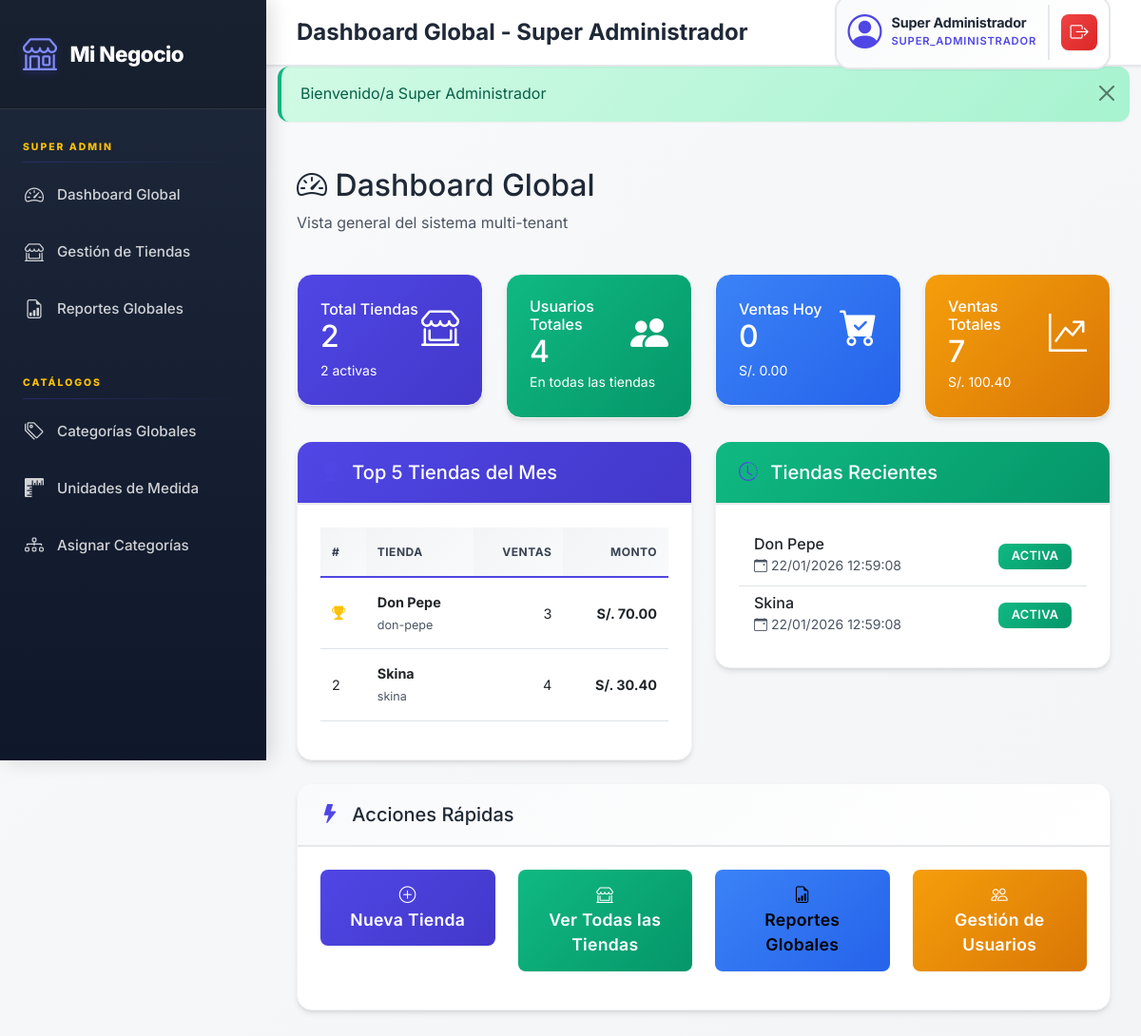
Page /views/super_admin/dashboard.php (signed in) on the committed database.
### tables this page shows
CREATE TABLE `tiendas` (
  `id` int(11) NOT NULL,
  `nombre_negocio` varchar(200) NOT NULL,
  `slug` varchar(100) NOT NULL,
  `ruc` varchar(11) NOT NULL,
  `direccion` varchar(255) NOT NULL,
  `telefono` varchar(20) DEFAULT NULL,
  `email` varchar(100) DEFAULT NULL,
  `logo` varchar(255) DEFAULT NULL,
  `igv` decimal(5,2) NOT NULL DEFAULT 18.00,
  `estado` enum('ACTIVA','SUSPENDIDA') NOT NULL DEFAULT 'ACTIVA',
  `fecha_activacion` date DEFAULT NULL,
  `plan` varchar(50) DEFAULT 'BASICO',
  `monto_mensual` decimal(10,2) DEFAULT 0.00,
  `fecha_ultimo_pago` date DEFAULT NULL,
  `fecha_proximo_pago` date DEFAULT NULL,
  `created_at` timestamp NOT NULL DEFAULT current_timestamp(),
  `updated_at` timestamp NOT NULL DEFAULT current_timestamp() ON UPDATE current_timestamp()
);

### config/config.php (called while the page is built, shortened)
<?php
function formatMoney($amount) {
    return 'S/. ' . number_format($amount ?? 0, 2);
}
function formatDate($date) {
    return date('d/m/Y H:i:s', strtotime($date));
}
function e($value) {
    return htmlspecialchars((string)$value, ENT_QUOTES, 'UTF-8');
}

### views/super_admin/dashboard.php (the view, shortened to what this page needs)
<?php
require_once '../../config/config.php';
include '../layouts/header.php';
$db = Database::getInstance()->getConnection();
$stmt = $db->query("SELECT COUNT(*) as total FROM tiendas");
$total_tiendas = $stmt->fetch()['total'];
$stmt = $db->query("SELECT COUNT(*) as total FROM tiendas WHERE estado = 'ACTIVA'");
$tiendas_activas = $stmt->fetch()['total'];
$stmt = $db->query("SELECT COUNT(*) as total FROM usuarios WHERE rol != 'SUPER_ADMINISTRADOR'");
$total_usuarios = $stmt->fetch()['total'];
$stmt = $db->query("SELECT COUNT(*) as total, SUM(total) as monto FROM ventas WHERE estado = 'PAGADA'");
$ventas_global = $stmt->fetch();
$stmt = $db->query("SELECT COUNT(*) as total, SUM(total) as monto FROM ventas WHERE estado = 'PAGADA' AND DATE(fecha_hora) = CURDATE()");
$ventas_hoy = $stmt->fetch();
$stmt = $db->query("SELECT * FROM tiendas ORDER BY created_at DESC LIMIT 5");
$tiendas_recientes = $stmt->fetchAll();
$stmt = $db->query("
    SELECT t.nombre_negocio, t.slug, COUNT(v.id) as total_ventas, SUM(v.total) as monto_ventas
    FROM tiendas t
    LEFT JOIN ventas v ON t.id = v.tienda_id AND MONTH(v.fecha_hora) = MONTH(CURDATE()) AND YEAR(v.fecha_hora) = YEAR(CURDATE()) AND v.estado = 'PAGADA'
    GROUP BY t.id
    ORDER BY monto_ventas DESC
    LIMIT 5
");
$top_tiendas = $stmt->fetchAll();
?>
<div class="row mb-4">
    <div class="col-12">
        <h2><i class="bi bi-speedometer2"></i> Dashboard Global</h2>
        <p class="text-muted">Vista general del sistema multi-tenant</p>
    </div>
</div>
<div class="row mb-4">
    <div class="col-md-3">
        <div class="card bg-primary text-white">
            <div class="card-body">
                <div class="d-flex justify-content-between align-items-center">
                    <div>
                        <h6 class="mb-0">Total Tiendas</h6>
                        <h2 class="mb-0"><?php echo e($total_tiendas); ?></h2>
                    </div>
                    <i class="bi bi-shop-window" style="font-size: 2.5rem;"></i>
                </div>
                <small><?php echo e($tiendas_activas); ?> activas</small>
            </div>
        </div>
    </div>
    <div class="col-md-3">
        <div class="card bg-success text-white">
            <div class="card-body">
                <div class="d-flex justify-content-between align-items-center">
                    <div>
                        <h6 class="mb-0">Usuarios Totales</h6>
                        <h2 class="mb-0"><?php echo e($total_usuarios); ?></h2>
                    </div>
                    <i class="bi bi-people-fill" style="font-size: 2.5rem;"></i>
                </div>
                <small>En todas las tiendas</small>
            </div>
        </div>
    </div>
    <div class="col-md-3">
        <div class="card bg-info text-white">
            <div class="card-body">
                <div class="d-flex justify-content-between align-items-center">
                    <div>
                        <h6 class="mb-0">Ventas Hoy</h6>
                        <h2 class="mb-0"><?php echo e($ventas_hoy['total'] ?? 0); ?></h2>
                    </div>
                    <i class="bi bi-cart-check-fill" style="font-size: 2.5rem;"></i>
                </div>
                <small><?php echo e(formatMoney($ventas_hoy['monto'] ?? 0)); ?></small>
            </div>
        </div>
    </div>
    <div class="col-md-3">
        <div class="card bg-warning text-dark">
            <div class="card-body">
                <div class="d-flex justify-content-between align-items-center">
                    <div>
                        <h6 class="mb-0">Ventas Totales</h6>
                        <h2 class="mb-0"><?php echo e($ventas_global['total'] ?? 0); ?></h2>
                    </div>
                    <i class="bi bi-graph-up-arrow" style="font-size: 2.5rem;"></i>
                </div>
                <small><?php echo e(formatMoney($ventas_global['monto'] ?? 0)); ?></small>
            </div>
        </div>
    </div>
</div>
<div class="row">
    <div class="col-md-6 mb-4">
        <div class="card">
            <div class="card-header bg-primary text-white">
                <h5 class="mb-0"><i class="bi bi-trophy-fill"></i> Top 5 Tiendas del Mes</h5>
            </div>
            <div class="card-body">
                <?php if (count($top_tiendas) > 0): ?>
                <table class="table table-hover">
                    <thead>
                        <tr>
                            <th>#</th>
                            <th>Tienda</th>
                            <th class="text-end">Ventas</th>
                            <th class="text-end">Monto</th>
                        </tr>
                    </thead>
                    <tbody>
                        <?php foreach ($top_tiendas as $index => $tienda): ?>
                        <tr>
                            <td>
                                <?php if ($index === 0): ?>
                                    <i class="bi bi-trophy-fill text-warning"></i>
                                <?php else: ?>
                                    <?php echo e($index + 1); ?>
                                <?php endif; ?>
                            </td>
                            <td>
                                <strong><?php echo e($tienda['nombre_negocio']); ?></strong>
                                <br><small class="text-muted"><?php echo e($tienda['slug']); ?></small>
                            </td>
                            <td class="text-end"><?php echo e($tienda['total_ventas'] ?? 0); ?></td>
                            <td class="text-end"><strong><?php echo e(formatMoney($tienda['monto_ventas'] ?? 0)); ?></strong></td>
                        </tr>
                        <?php endforeach; ?>
                    </tbody>
                </table>
                <?php else: ?>
                <p class="text-muted text-center">No hay datos de ventas este mes</p>
                <?php endif; ?>
            </div>
        </div>
    </div>
    <div class="col-md-6 mb-4">
        <div class="card">
            <div class="card-header bg-success text-white">
                <h5 class="mb-0"><i class="bi bi-clock-history"></i> Tiendas Recientes</h5>
            </div>
            <div class="card-body">
                <?php if (count($tiendas_recientes) > 0): ?>
                <div class="list-group list-group-flush">
                    <?php foreach ($tiendas_recientes as $tienda): ?>
                    <div class="list-group-item d-flex justify-content-between align-items-center">
                        <div>
                            <h6 class="mb-0"><?php echo e($tienda['nombre_negocio']); ?></h6>
                            <small class="text-muted">
                                <i class="bi bi-calendar-event"></i> <?php echo e(formatDate($tienda['created_at'])); ?>
                            </small>
                        </div>
                        <div>
                            <?php if ($tienda['estado'] === 'ACTIVA'): ?>
                                <span class="badge bg-success">ACTIVA</span>
                            <?php else: ?>
                                <span class="badge bg-danger">SUSPENDIDA</span>
                            <?php endif; ?>
                        </div>
                    </div>
                    <?php endforeach; ?>
                </div>
                <?php else: ?>
                <p class="text-muted text-center">No hay tiendas registradas</p>
                <?php endif; ?>
            </div>
        </div>
    </div>
</div>
<div class="row">
    <div class="col-12">
        <div class="card">
            <div class="card-header">
                <h5 class="mb-0"><i class="bi bi-lightning-fill"></i> Acciones Rápidas</h5>
            </div>
            <div class="card-body">
                <div class="row">
                    <div class="col-md-3 mb-3">
                        <a href="<?php echo e(BASE_URL); ?>/views/super_admin/crear_tienda.php" class="btn btn-primary w-100 btn-lg">
                            <i class="bi bi-plus-circle"></i><br>
                            <span>Nueva Tienda</span>
                        </a>
                    </div>
                    <div class="col-md-3 mb-3">
                        <a href="<?php echo e(BASE_URL); ?>/views/super_admin/tiendas.php" class="btn btn-success w-100 btn-lg">
                            <i class="bi bi-shop-window"></i><br>
                            <span>Ver Todas las Tiendas</span>
                        </a>
                    </div>
                    <div class="col-md-3 mb-3">
                        <a href="<?php echo e(BASE_URL); ?>/views/super_admin/reportes.php" class="btn btn-info w-100 btn-lg">
                            <i class="bi bi-file-earmark-bar-graph"></i><br>
                            <span>Reportes Globales</span>
                        </a>
                    </div>
                    <div class="col-md-3 mb-3">
                        <a href="<?php echo e(BASE_URL); ?>/views/admin/usuarios.php" class="btn btn-warning w-100 btn-lg">
                            <i class="bi bi-people"></i><br>
                            <span>Gestión de Usuarios</span>
                        </a>
                    </div>
                </div>
            </div>
        </div>
    </div>
</div>
<?php include '../layouts/footer.php'; ?>

### assets/css/style.css (style rules this page uses)
:root { --primary-color: #4F46E5; --primary-dark: #4338CA; --primary-light: #818CF8; --secondary-color: #64748B; --success-color: #10B981; --danger-color: #EF4444; --warning-color: #F59E0B; --info-color: #3B82F6; --gray-50: #F9FAFB; --gray-100: #F3F4F6; --gray-200: #E5E7EB; --gray-300: #D1D5DB; --gray-600: #4B5563; --gray-700: #374151; --gray-800: #1F2937; --gray-900: #111827; --font-primary: 'Inter', -apple-system, BlinkMacSystemFont, 'Segoe UI', sans-serif; --font-mono: 'JetBrains Mono', 'Courier New', monospace; --spacing-xs: 0.25rem; --spacing-sm: 0.5rem; --spacing-md: 1rem; --spacing-lg: 1.5rem; --spacing-xl: 2rem; --radius-sm: 0.375rem; --radius-md: 0.5rem; --radius-lg: 0.75rem; --radius-xl: 1rem; --shadow-sm: 0 1px 2px 0 rgba(0, 0, 0, 0.05); --shadow-md: 0 4px 6px -1px rgba(0, 0, 0, 0.1), 0 2px 4px -1px rgba(0, 0, 0, 0.06); --shadow-lg: 0 10px 15px -3px rgba(0, 0, 0, 0.1), 0 4px 6px -2px rgba(0, 0, 0, 0.05); --shadow-xl: 0 20px 25px -5px rgba(0, 0, 0, 0.1), 0 10px 10px -5px rgba(0, 0, 0, 0.04); }
* { margin: 0; padding: 0; box-sizing: border-box; }
body { font-family: var(--font-primary); background: linear-gradient(135deg, var(--gray-50) 0%, var(--gray-100) 100%); background-attachment: fixed; color: var(--gray-800); line-height: 1.6; min-height: 100vh; overflow-x: hidden; -webkit-font-smoothing: antialiased; -moz-osx-font-smoothing: grayscale; }
.card { border: none; border-radius: var(--radius-xl); box-shadow: var(--shadow-md); transition: all 0.3s cubic-bezier(0.4, 0, 0.2, 1); background: white; overflow: hidden; border: 1px solid var(--gray-100); }
.card-header { background: linear-gradient(135deg, var(--gray-50) 0%, white 100%); border-bottom: 2px solid var(--gray-200); font-weight: 700; padding: 1.25rem 1.5rem; font-size: 1.1rem; color: var(--gray-800); }
.card-header i { color: var(--primary-color); margin-right: 0.5rem; }
.card-body { padding: 1.5rem; }
.btn { border-radius: var(--radius-md); font-weight: 600; padding: 0.625rem 1.25rem; transition: all 0.3s ease; border: none; box-shadow: var(--shadow-sm); letter-spacing: 0.3px; }
.btn-primary { background: linear-gradient(135deg, var(--primary-color) 0%, var(--primary-dark) 100%); }
.btn-success { background: linear-gradient(135deg, #10B981 0%, #059669 100%); }
.btn-warning { background: linear-gradient(135deg, #F59E0B 0%, #D97706 100%); color: white !important; }
.btn-info { background: linear-gradient(135deg, #3B82F6 0%, #2563EB 100%); }
.btn-lg { padding: 0.875rem 1.75rem; font-size: 1.1rem; }
.table { font-size: 0.9rem; }
.table thead th { background: linear-gradient(135deg, var(--gray-100) 0%, var(--gray-50) 100%); border-bottom: 2px solid var(--primary-color); font-weight: 700; text-transform: uppercase; font-size: 0.75rem; color: var(--gray-700); letter-spacing: 0.5px; padding: 1rem 0.75rem; }
.table tbody tr { transition: all 0.2s ease; }
.table tbody td { padding: 0.875rem 0.75rem; vertical-align: middle; }
.badge { font-weight: 600; padding: 0.45rem 0.85rem; border-radius: var(--radius-md); letter-spacing: 0.3px; font-size: 0.8rem; }
.badge.bg-success { background: linear-gradient(135deg, #10B981 0%, #059669 100%) !important; }
.bg-primary { background: linear-gradient(135deg, var(--primary-color) 0%, var(--primary-dark) 100%) !important; color: white !important; }
.bg-success { background: linear-gradient(135deg, #10B981 0%, #059669 100%) !important; color: white !important; }
.bg-warning { background: linear-gradient(135deg, #F59E0B 0%, #D97706 100%) !important; color: white !important; }
.bg-info { background: linear-gradient(135deg, #3B82F6 0%, #2563EB 100%) !important; color: white !important; }
.text-muted { color: var(--gray-600) !important; }
small.text-muted { color: var(--gray-600) !important; }

### rows in the picture
tiendas: nombre_negocio "Don Pepe", created_at "22/01/2026 12:59:08", estado "ACTIVA"
tiendas: nombre_negocio "Skina", created_at "22/01/2026 12:59:08", estado "ACTIVA"

### other values in the picture
$page_title "Dashboard Global - Super Administrador"
$_SESSION['nombre'] "Super Administrador"
$_SESSION['rol'] "SUPER_ADMINISTRADOR"
$flash['message'] "Bienvenido/a Super Administrador"
$total_tiendas "2"
$tiendas_activas "2"
$total_usuarios "4"
$ventas_hoy['total'] "0"
formatMoney($ventas_hoy['monto'] ?? 0) "S/. 0.00"
$ventas_global['total'] "7"
formatMoney($ventas_global['monto'] ?? 0) "S/. 100.40"
$tienda['nombre_negocio'] "Don Pepe"
$tienda['slug'] "don-pepe"
$tienda['total_ventas'] "3"
formatMoney($tienda['monto_ventas'] ?? 0) "S/. 70.00"
